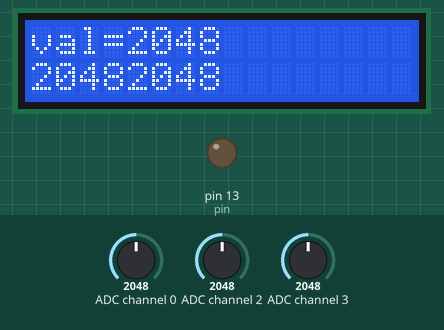
Recording of a program running on a simulated Raspberry Pi (header pin numbers). Parts: 16×2 character LCD, output pins drawn as LEDs (lit = HIGH). The inputs (shaded band) are chosen by the test bench; at power-on: ADC channel 0 = 2048, ADC channel 3 = 2048, ADC channel 2 = 2048 (analog values on the 0–4095 scale). Sound played through the audio output is not drawn and takes no time; what the program prints to the terminal is not drawn.

Above: at 1.2 s.
1.3 s: ADC channel 0 set to 2094
At 2.3 s:
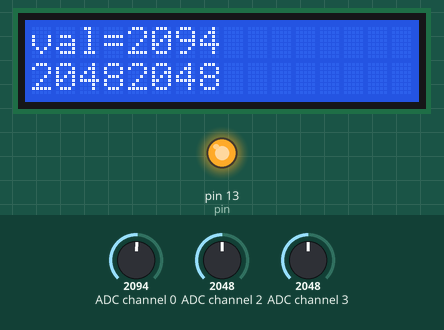
2.8 s: ADC channel 3 set to 1228
At 3.8 s:
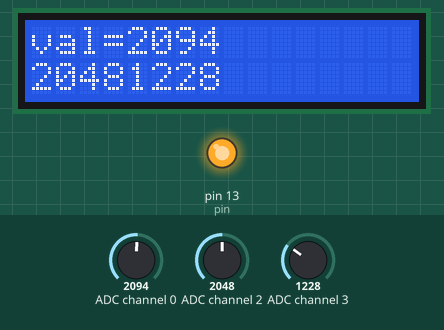
4.3 s: ADC channel 2 set to 0
At 4.6 s:
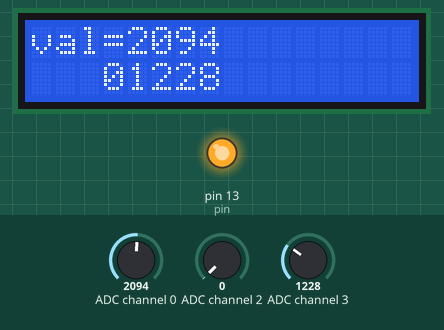
5.8 s: ADC channel 2 set to 491
At 7.0 s:
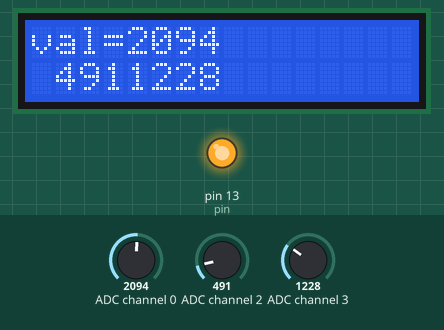
7.3 s: ADC channel 3 set to 0
At 8.2 s:
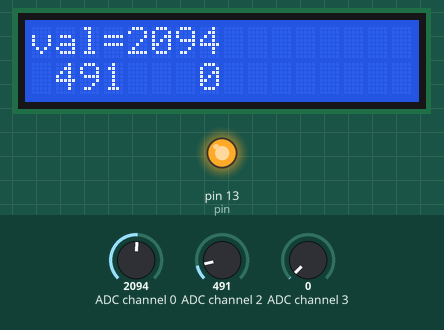
Timing chart, 0 to 9.8 s (numbered marks = the images above; inputs shaded):
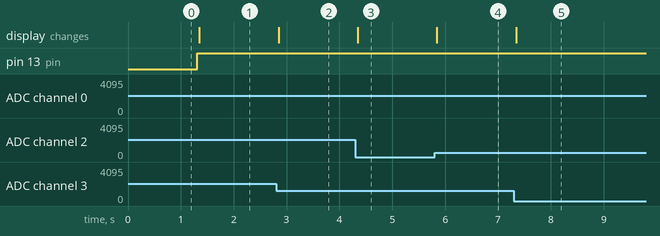

The program:

raspi_jumper.py
```python
#!/usr/bin/python
#
# raspi_jumper.py
#
# setup
#   $ sudo apt-get install python-dev python-pip python-smbus python-rpi.gpio
#   $ sudo apt-get install i2c-tools
#   $ sudo pip install spidev
#
# check
#   $ sudo i2cdetect -y 0 (bus0)
#       or
#   $ sudo i2cdetect -y 1 (bus1)
#
import sys
import signal

import spidev
import smbus
from time import sleep
import RPi.GPIO as GPIO

import pygame

pin = 13  # GPIO27

def sigint_handler(signo, frame):
	GPIO.output(pin, False)
	GPIO.cleanup()
	#pygame.mixer.quit()
	sys.exit(0)

class MCP3208:
	def __init__(self, spi_channel=0):
		self.spi_channel = spi_channel
		self.conn = spidev.SpiDev(0, spi_channel)
		self.conn.max_speed_hz = 1000000 # 1MHz
		#self.conn.max_speed_hz = 4096 # 1MHz

	def __del__( self ):
		self.close

	def close(self):
		if self.conn != None:
			self.conn.close
			self.conn = None

	def bitstring(self, n):
		s = bin(n)[2:]
		return '0'*(8-len(s)) + s

	def read(self, adc_channel=0):
		# build command
		cmd  = 128 # start bit
		cmd +=  64 # single end / diff
		if adc_channel % 2 == 1:
			cmd += 8
		if (adc_channel/2) % 2 == 1:
			cmd += 16
		if (adc_channel/4) % 2 == 1:
			cmd += 32

		# send & receive data
		reply_bytes = self.conn.xfer2([cmd, 0, 0, 0])

		#
		reply_bitstring = ''.join(self.bitstring(n) for n in reply_bytes)
		# print reply_bitstring

		# see also... http://akizukidenshi.com/download/MCP3204.pdf (page.20)
		reply = reply_bitstring[5:19]
		return int(reply, 2)


class AkiI2CLCD:
	def __init__(self, i2c_bus, addr=0x3e):
		self.i2c_bus = i2c_bus
		self.addr    = addr
		self._init()

	def _init(self):
		self.enable_is1()
		self.send_command(0x14) # (IS1) internal osc freq
		self.send_command(0x56) # (IS1) power, icon control, contrast set...
		self.send_command(0x6c) # (IS1) follower control
		self.send_command(0x06) # entry mode
		self.send_command(0x0c) # display on(db2), cursor off(db1), cursor position off(db0)
		#self.send_command(0x0f) # display on(db2), cursor on(db1), cursor position on(db0)

	def _send(self, rsrw, data):
		self.i2c_bus.write_byte_data(self.addr, rsrw, data)

	def send_command(self, data):
		self._send(0x00, data)

	def enable_is0(self):
		self.send_command(0x38) # function set (8bit, 2lines, enable instraction set 0)

	def enable_is1(self):
		self.send_command(0x39) # function set (8bit, 2lines, enable instraction set 1)

	def write_data_to_ram(self, data):
		self._send(0x40, data) # write data to ram

	def contrast(self, val):
		if val < 0x00: val = 0
		if val > 0x0f: val = 0x0f
		self.enable_is1()
		self.send_command(0x70 + val) # contrast set

	def clear(self):
		self.send_command(0x01) # clear display
		self.send_command(0x02) # return to home

	def move(self, x, y):
		if x < 0: x = 0
		if y < 0: y = 0
		addr = x + y * 0x40
		self.send_command(0x80 + addr) # set ddram address

	def putc(self, val):
		self.write_data_to_ram(val)

	def puts(self, str):
		for c in str:
			self.putc(ord(c))


class RaspiJumper:
	def __init__(self):
		self.setup()

	def setup(self):
		GPIO.setwarnings(False)
		GPIO.setmode(GPIO.BOARD)
		GPIO.setup(pin, GPIO.OUT)

		self.spi = MCP3208(0)

		self.lcd = AkiI2CLCD(smbus.SMBus(1))
		self.lcd.clear()
		self.lcd.contrast(2)

		pygame.mixer.init(frequency=44100, size=8, channels=1, buffer=1024)
		self.se_jump = pygame.mixer.Sound("nc27131.wav")
		self.se_jump.set_volume(0.5)

		self.now_status = False
		self.old_status = False
		self.guard_timer = 0
		self.a0 = 0
		self.a2 = 0
		self.a3 = 0
		self.clear()

	def clear(self):
		self.count  = 0
		self.total0 = 0
		self.total2 = 0
		self.total3 = 0

	def debug_print(self):
		# stdout
		print "ch0=%04d, ch2=%04d, ch3=%04d" % (self.a0, self.a2, self.a3)

		# lcd display
		self.lcd.move(0, 0)
		self.lcd.puts("val=%4d" % self.a0)
		self.lcd.move(0, 1)
		self.lcd.puts("%4d" % self.a2)
		self.lcd.move(4, 1)
		self.lcd.puts("%4d" % self.a3)

		# led status
		if self.now_status == True:
			GPIO.output(pin, True)
		else:
			GPIO.output(pin, False)

	def loop(self):
		while True:
			self.count += 1
			self.total0 += self.spi.read(0) # gp2y0a21yk
			self.total2 += self.spi.read(2) # variable resistor1
			self.total3 += self.spi.read(3) # variable resistor2

			if self.count == 10:
				# average
				self.a0 = self.total0 / 10
				self.a2 = self.total2 / 10
				self.a3 = self.total3 / 10

				# detect
				if self.a0 > self.a2:
					self.now_status = True
				else:
					self.now_status = False

				# check fire
				if self.guard_timer == 0 and self.now_status == True and self.now_status != self.old_status:
					self.fire_jump()
					self.guard_timer = 7

				self.debug_print()
				self.clear()

				if self.guard_timer > 0:
					self.guard_timer -= 1

				self.old_status = self.now_status

	def fire_jump(self):
		self.se_jump.play()

if __name__ == '__main__':
	signal.signal(signal.SIGINT, sigint_handler)
	jumper = RaspiJumper()
	jumper.loop()
```

Measured:
- the behaviour switches between 2048 and 2049 on ADC channel 0 (found by bisection; images 0 and 1)
- after the input at 1.3 s, pin 13 (pin): LOW → HIGH at once; the display: changes at once (image 1)
- after the input at 2.8 s, the display: changes after 0.05 s (image 2)
- after the input at 4.3 s, the display: changes at once (image 3)
- after the input at 5.8 s, the display: changes after 0.05 s (image 4)
- after the input at 7.3 s, the display: changes after 0.05 s (image 5)
